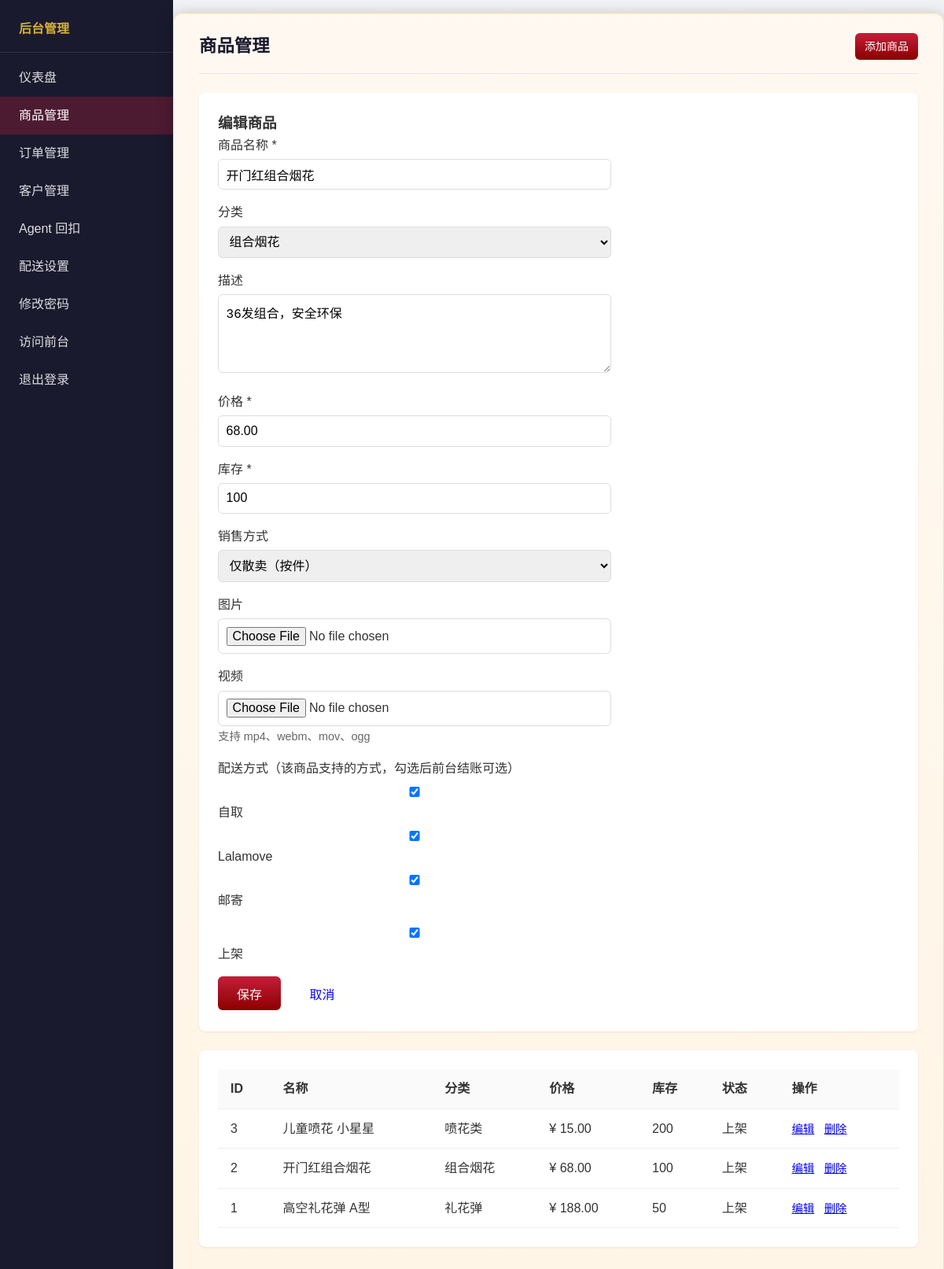
The page /admin/products.php?action=edit&id=2 (signed in) on the database its author committed.
### tables this page shows
CREATE TABLE IF NOT EXISTS products (
    id INT AUTO_INCREMENT PRIMARY KEY,
    category_id INT DEFAULT NULL,
    name VARCHAR(200) NOT NULL,
    description TEXT,
    price DECIMAL(10,2) NOT NULL DEFAULT 0,
    stock INT NOT NULL DEFAULT 0,
    image VARCHAR(255) DEFAULT NULL,
    video VARCHAR(255) DEFAULT NULL,
    is_active TINYINT(1) DEFAULT 1,
    allow_self_pickup TINYINT(1) DEFAULT 1,
    allow_lalamove TINYINT(1) DEFAULT 1,
    allow_mail TINYINT(1) DEFAULT 1,
    sell_type VARCHAR(20) DEFAULT 'piece' COMMENT 'piece=仅散卖 box=仅按箱 both=箱+散',
    box_pieces INT DEFAULT NULL COMMENT '每箱件数，按箱时用',
    price_box DECIMAL(10,2) DEFAULT NULL COMMENT '每箱价格',
    agent_rebate DECIMAL(10,2) DEFAULT NULL COMMENT 'Agent回扣金额，折后价=原价-回扣，不填则显示原价',
    agent_rebate_box DECIMAL(10,2) DEFAULT NULL COMMENT 'Agent按箱回扣，不填则箱价不变',
    created_at TIMESTAMP DEFAULT CURRENT_TIMESTAMP,
    updated_at TIMESTAMP DEFAULT CURRENT_TIMESTAMP ON UPDATE CURRENT_TIMESTAMP,
    FOREIGN KEY (category_id) REFERENCES categories(id) ON DELETE SET NULL
);

CREATE TABLE IF NOT EXISTS categories (
    id INT AUTO_INCREMENT PRIMARY KEY,
    name VARCHAR(50) NOT NULL,
    sort_order INT DEFAULT 0
);

### admin/products.php (the view, shortened to what this page needs)
<?php
require_once __DIR__ . '/../config.php';
$categories = $pdo->query("SELECT id, name FROM categories ORDER BY sort_order")->fetchAll();
$action = $_GET['action'] ?? 'list';
$id = isset($_GET['id']) ? (int)$_GET['id'] : 0;
$product = null;
if ($action === 'edit' && $id) {
    $stmt = $pdo->prepare("SELECT * FROM products WHERE id = ?");
    $stmt->execute([$id]);
    $product = $stmt->fetch();
}
$products = $pdo->query("SELECT p.*, c.name AS category_name FROM products p LEFT JOIN categories c ON p.category_id = c.id ORDER BY p.id DESC")->fetchAll();
?>
<!DOCTYPE html>
<html lang="zh-CN">
<head>
    <link rel="stylesheet" href="<?php echo BASE_PATH; ?>assets/css/style.css">
    <link rel="stylesheet" href="<?php echo BASE_PATH; ?>assets/css/admin.css">
</head>
<body>
<div class="admin-layout">
    <aside class="admin-sidebar">
        <div class="brand">后台管理</div>
        <a href="index.php">仪表盘</a>
        <a href="products.php" class="active">商品管理</a>
        <a href="orders.php">订单管理</a>
        <a href="customers.php">客户管理</a>
        <a href="agent_rebate.php">Agent 回扣</a>
        <a href="delivery_settings.php">配送设置</a>
        <a href="change_password.php">修改密码</a>
        <a href="<?php echo BASE_PATH; ?>index.php" target="_blank">访问前台</a>
        <a href="logout.php">退出登录</a>
    </aside>
    <main class="admin-main">
        <div class="admin-header">
            <h2>商品管理</h2>
            <a href="?action=add" class="btn btn-primary btn-sm">添加商品</a>
        </div>
        <?php if ($action === 'add' || $action === 'edit'): ?>
        <div class="admin-card">
            <h3><?php echo $action === 'add' ? '添加商品' : '编辑商品'; ?></h3>
            <form method="post" enctype="multipart/form-data" style="max-width:500px;">
                <div class="form-group">
                    <label>商品名称 *</label>
                    <input type="text" name="name" required value="<?php echo $product ? htmlspecialchars($product['name']) : ''; ?>">
                </div>
                <div class="form-group">
                    <label>分类</label>
                    <select name="category_id">
                        <?php foreach ($categories as $c): ?>
                            <option value="<?php echo $c['id']; ?>" <?php echo ($product && $product['category_id'] == $c['id']) ? 'selected' : ''; ?>><?php echo htmlspecialchars($c['name']); ?></option>
                        <?php endforeach; ?>
                    </select>
                </div>
                <div class="form-group">
                    <label>描述</label>
                    <textarea name="description"><?php echo $product ? htmlspecialchars($product['description']) : ''; ?></textarea>
                </div>
                <div class="form-group">
                    <label>价格 *</label>
                    <input type="number" name="price" step="0.01" required value="<?php echo $product ? $product['price'] : ''; ?>">
                </div>
                <div class="form-group">
                    <label>库存 *</label>
                    <input type="number" name="stock" min="0" required value="<?php echo $product ? $product['stock'] : '0'; ?>">
                </div>
                <div class="form-group">
                    <label>销售方式</label>
                    <select name="sell_type" id="sellType">
                        <option value="piece" <?php echo ($product['sell_type'] ?? 'piece') === 'piece' ? 'selected' : ''; ?>>仅散卖（按件）</option>
                    </select>
                </div>
                <div class="form-group">
                    <label>图片</label>
                    <input type="file" name="image" accept="image/*">
                </div>
                <div class="form-group">
                    <label>视频</label>
                    <input type="file" name="video" accept="video/mp4,video/webm,video/quicktime,video/ogg">
                    <span style="color:#666;font-size:0.9em;">支持 mp4、webm、mov、ogg</span>
                </div>
                <div class="form-group">
                    <label>配送方式（该商品支持的方式，勾选后前台结账可选）</label>
                    <label style="display:block;"><input type="checkbox" name="allow_self_pickup" value="1" <?php echo (!isset($product['allow_self_pickup']) || $product['allow_self_pickup']) ? 'checked' : ''; ?>> 自取</label>
                    <label style="display:block;"><input type="checkbox" name="allow_lalamove" value="1" <?php echo (!isset($product['allow_lalamove']) || $product['allow_lalamove']) ? 'checked' : ''; ?>> Lalamove</label>
                    <label style="display:block;"><input type="checkbox" name="allow_mail" value="1" <?php echo (!isset($product['allow_mail']) || $product['allow_mail']) ? 'checked' : ''; ?>> 邮寄</label>
                </div>
                <div class="form-group">
                    <label><input type="checkbox" name="is_active" value="1" <?php echo (!$product || $product['is_active']) ? 'checked' : ''; ?>> 上架</label>
                </div>
                <button type="submit" class="btn btn-primary">保存</button>
                <a href="products.php" class="btn" style="margin-left:0.5rem;">取消</a>
            </form>
        </div>
        <?php endif; ?>
        <div class="admin-card">
            <table class="admin-table">
                <thead>
                    <tr>
                        <th>ID</th><th>名称</th><th>分类</th><th>价格</th><th>库存</th><th>状态</th><th>操作</th>
                    </tr>
                </thead>
                <tbody>
                    <?php foreach ($products as $p): ?>
                    <tr>
                        <td><?php echo $p['id']; ?></td>
                        <td><?php echo htmlspecialchars($p['name']); ?></td>
                        <td><?php echo htmlspecialchars($p['category_name'] ?? '-'); ?></td>
                        <td>¥ <?php echo number_format($p['price'], 2); ?></td>
                        <td><?php echo $p['stock']; ?></td>
                        <td><?php echo $p['is_active'] ? '上架' : '下架'; ?></td>
                        <td class="admin-actions">
                            <a href="?action=edit&id=<?php echo $p['id']; ?>">编辑</a>
                            <a href="?action=delete&id=<?php echo $p['id']; ?>" onclick="return confirm('确定删除？');">删除</a>
                        </td>
                    </tr>
                    <?php endforeach; ?>
                </tbody>
            </table>
        </div>
    </main>
</div>
</body>
</html>

### assets/css/style.css (style rules this page uses)
:root { --primary: #c41e3a; --primary-dark: #8b0000; --gold: #d4af37; --gold-dark: #b8860b; --dark: #2d0a0a; }
* { box-sizing: border-box; margin: 0; padding: 0; }
body { font-family: 'Microsoft YaHei', 'PingFang SC', sans-serif; background: linear-gradient(145deg, #2d0a0a 0%, #5c1a1a 35%, #8b2500 70%, #1a0a0a 100%); color: #333; min-height: 100vh; line-height: 1.6; }
main { min-height: 60vh; background: linear-gradient(180deg, rgba(255,248,240,0.98) 0%, rgba(255,245,230,0.98) 100%); border-radius: 12px; padding: 2rem; margin-top: 1rem; box-shadow: 0 4px 20px rgba(0,0,0,0.25), inset 0 1px 0 rgba(212,175,55,0.15); border: 1px solid rgba(184,134,11,0.2); }
.form-group { margin-bottom: 1rem; }
.form-group label { display: block; margin-bottom: 0.3rem; font-weight: 500; }
.form-group input, .form-group textarea { width: 100%; padding: 0.6rem; border: 1px solid #ddd; border-radius: 6px; font-size: 1rem; }
.form-group textarea { min-height: 100px; resize: vertical; }
.btn { padding: 0.6rem 1.5rem; border: none; border-radius: 6px; cursor: pointer; font-size: 1rem; text-decoration: none; display: inline-block; }
.btn-primary { background: linear-gradient(180deg, #c41e3a 0%, #8b0000 100%); color: #fff; }

### assets/css/admin.css (style rules this page uses)
.admin-layout { display: flex; min-height: 100vh; background: #f0f2f5; }
.admin-sidebar { width: 220px; background: #1a1a2e; color: #fff; padding: 1.5rem 0; }
.admin-sidebar a { display: block; padding: 0.7rem 1.5rem; color: rgba(255,255,255,0.85); text-decoration: none; }
.admin-sidebar a:hover, .admin-sidebar a.active { background: rgba(196,30,58,0.3); color: #fff; }
.admin-sidebar .brand { padding: 0 1.5rem 1rem; font-weight: bold; color: #d4af37; border-bottom: 1px solid rgba(255,255,255,0.1); margin-bottom: 0.5rem; }
.admin-main { flex: 1; padding: 1.5rem 2rem; overflow: auto; }
.admin-header { display: flex; justify-content: space-between; align-items: center; margin-bottom: 1.5rem; padding-bottom: 1rem; border-bottom: 1px solid #e8e8e8; }
.admin-header h2 { color: #1a1a2e; font-size: 1.4rem; }
.admin-card { background: #fff; border-radius: 8px; box-shadow: 0 1px 3px rgba(0,0,0,0.08); padding: 1.5rem; margin-bottom: 1.5rem; }
.admin-table { width: 100%; border-collapse: collapse; }
.admin-table th, .admin-table td { padding: 0.75rem 1rem; text-align: left; border-bottom: 1px solid #eee; }
.admin-table th { background: #fafafa; font-weight: 600; }
.admin-actions a, .admin-actions button { margin-right: 0.5rem; font-size: 0.9rem; }
.btn-sm { padding: 0.35rem 0.75rem; font-size: 0.875rem; }
.admin-card select { width: 100%; padding: 0.6rem; border: 1px solid #ddd; border-radius: 6px; font-size: 1rem; }

### rows shown on the page
products: name "开门红组合烟花", category_id "组合烟花", description "36发组合，安全环保", price "68.00", stock "100", sell_type "仅散卖（按件）", allow_self_pickup "☑", allow_lalamove "☑", allow_mail "☑", is_active "☑", id "2", category.name "组合烟花", shows "上架"
products: id "3", name "儿童喷花 小星星", category.name "喷花类", price "15.00", stock "200", is_active "上架"
products: id "1", name "高空礼花弹 A型", category.name "礼花弹", price "188.00", stock "50", is_active "上架"
